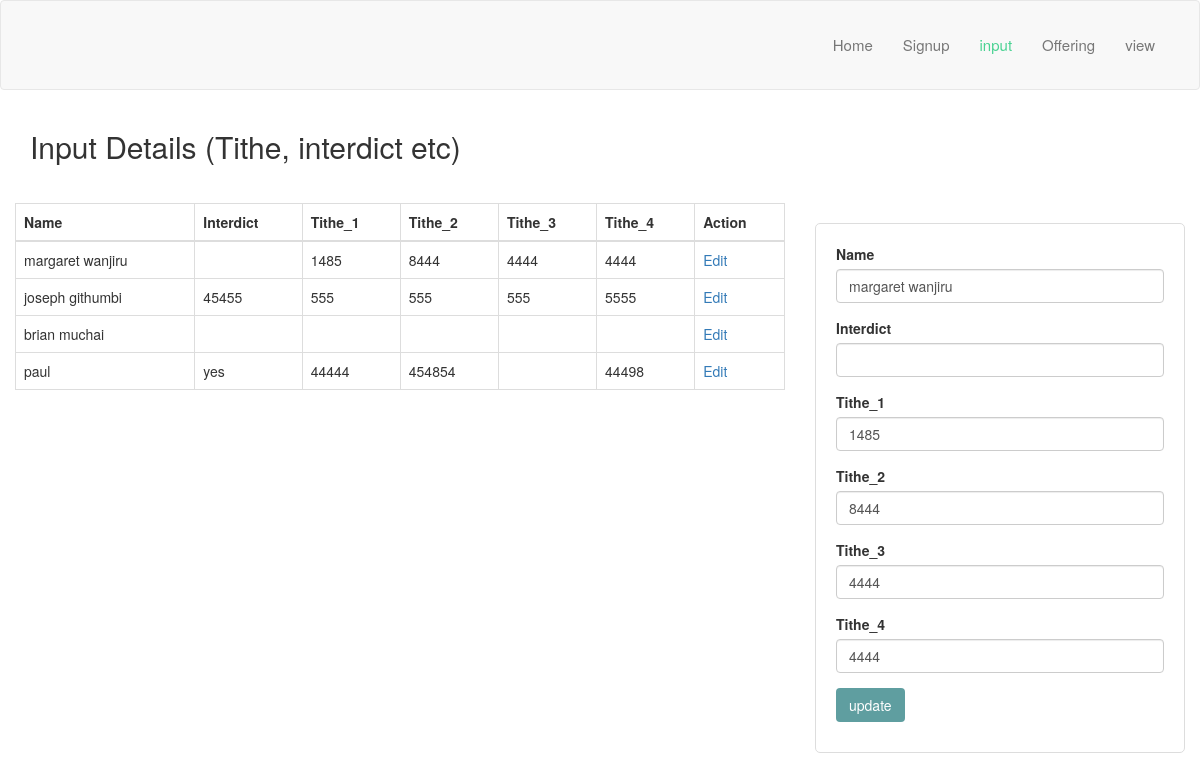
The app's page /data-church/input/input.php?edit=9 with its own data.
### tables this page shows
CREATE TABLE `congregation` (
  `id` int(100) NOT NULL,
  `name` varchar(128) NOT NULL,
  `email` varchar(128) NOT NULL,
  `residence` varchar(128) NOT NULL,
  `date` varchar(128) NOT NULL,
  `status` varchar(12) NOT NULL,
  `pwd` varchar(128) NOT NULL,
  `interdict` varchar(128) NOT NULL,
  `offering_1` varchar(128) NOT NULL,
  `offering_2` varchar(128) NOT NULL,
  `offering_3` varchar(128) NOT NULL,
  `offering_4` varchar(128) NOT NULL,
  `tithe_1` varchar(128) NOT NULL,
  `tithe_2` varchar(128) NOT NULL,
  `tithe_3` varchar(128) NOT NULL,
  `tithe_4` varchar(128) NOT NULL
);

### data-church/input/server.php (called while the page is built, shortened)
<?php
$db = mysqli_connect('localhost', 'root', '', 'church');
$results = mysqli_query($db, "SELECT * FROM congregation");
?>

### data-church/input/input.php (the view, shortened to what this page needs)
<?php
include ('server.php');
if (isset($_GET['edit'])) {
	$id = $_GET['edit'];
	$edit_state = true;
	$rec = mysqli_query($db, "SELECT * FROM congregation WHERE id=$id");
	$record = mysqli_fetch_array($rec);
	$name = $record['name'];
	$interdict = $record['interdict'];
    $tithe_1 = $record['tithe_1'];
    $tithe_2 = $record['tithe_2'];
    $tithe_3 = $record['tithe_3'];
	$tithe_4 = $record['tithe_4'];
}
?>
<!DOCTYPE html>
<html>
<head>
  <link rel="stylesheet" type="text/css" href="../style.css">
  <link rel="stylesheet" type="text/css" href="../css/vendor/bootstrap.css">
    <link rel="stylesheet" href="../css/styles-merged.css">
    <link rel="stylesheet" type="text/css" href="../css/style.css">
    <link rel="stylesheet" href="../css/style.min.css">
    <link rel="stylesheet" href="../css/custom.css">
    <link rel="stylesheet" type="text/css" href="../css/vendor/bootstrap.min.css">
    <link rel="stylesheet" type="text/css" href="../css/vendor/icomoon.css">
</head>
<body>
	<nav class="navbar navbar-default probootstrap-navbar">
        <div class="container">
          <div class="navbar-header">
            <a class="navbar-brand" href="index.php" title="ProBootstrap:Enlight">Enlight</a>
          </div>
          <div id="navbar-collapse" class="navbar-collapse collapse">
            <ul class="nav navbar-nav navbar-right">
              <li><a href="www.kag.co.ke">Home</a></li>
              <li><a href="../signup/signup.php">Signup</a></li>
              <li class="active"><a href="../input/input.php">input</a></li>
              <li><a href="../offering/offering.php">Offering</a></li>
              <li><a href="../index.php">view</a></li>
                                    </div>
                                  </div>
      </nav>
      <div class="container">
          <div class="row">
            <div class="col-md-12 ">
              <h2>Input Details (Tithe, interdict etc) </h2>
            </div>
          </div>
        </div>
<div class="col-md-8">
<table class="table table-bordered">
  <thead>
    <tr>
      <th>Name</th>
      <th>Interdict</th>
      <th>Tithe_1</th>
      <th>Tithe_2</th>
      <th>Tithe_3</th>
      <th>Tithe_4</th>
      <th >Action</th>
    </tr>
  </thead>
  <tbody>
    <?php while ($row = mysqli_fetch_array($results)) { ?>
      <tr>
          <td><?php echo $row['name']; ?></td>
          <td><?php  echo $row['interdict']; ?></td>
          <td><?php  echo $row['tithe_1']; ?></td>
          <td><?php  echo $row['tithe_2']; ?></td>
          <td><?php  echo $row['tithe_3']; ?></td>
          <td><?php  echo $row['tithe_4']; ?></td>
          <td>
            <a href="input.php?edit=<?php echo $row['id']; ?>">Edit</a>
          </td>
    </tr>
    <?php }
    ?>
  </tbody>
</table>
</div>
<div class="col-md-4">
  <form method="post" action="server.php" class="table table-bordered">
    <div class="form-group">
           <label>Name</label>
           <input type="text" name="name" value="<?php echo $name; ?>" class="form-control">
      </div>
      <div class="form-group">
           <label>Interdict</label>
           <input type="text" name="interdict" value="<?php echo $interdict; ?>" class="form-control">
    </div>
     <div class="form-group">
           <label>Tithe_1</label>
           <input type="text" name="tithe_1" value="<?php echo $tithe_1; ?>" class="form-control">
    </div>
     <div class="form-group">
           <label>Tithe_2</label>
           <input type="text" name="tithe_2" value="<?php echo $tithe_2; ?>" class="form-control">
    </div>
     <div class="form-group">
           <label>Tithe_3</label>
           <input type="text" name="tithe_3" value="<?php echo $tithe_3; ?>" class="form-control">
    </div>
    <div class="form-group">
           <label>Tithe_4</label>
           <input type="text" name="tithe_4" value="<?php echo $tithe_4; ?>" class="form-control">
    </div>
    <div class="input-group">
      <?php if ($edit_state == false):  ?>
    <button type="submit" name="save" class="btn">save</button>
        <?php else: ?>
    <button type="submit" name="update" class="btn">update</button>
      <?php endif ?>
    </div>
    </form>
</div>
</body>
</html>

### data-church/style.css (style rules this page uses)
body { font-size: 19px; }
table { width: 50%; margin: 30px auto; border-collapse: collapse; text-align: left; }
tr { border-bottom: 1px solid #cbcbcb; }
th,td { border:none; height: 30px; padding: 2px; }
form { width: 45%; margin: 50px auto; text-align: left; padding: 20px; border: 1px solid #bbbbbb; border-radius: 5px; }
.input-group { margin: 10px 0px 10px; }
.btn { padding: 10px; font-size: 15px; color: white; background: #5f9ea0; border:none; border-radius: 5px; }

### data-church/css/style.css (style rules this page uses)
html { overflow-x: hidden; }
body { background: #EFF0F4; color: #8b8e94; line-height: 28px; font-size: 15px; font-family: "Raleway", Arial, sans-serif; }
h1, h2, h3, h4, h5, h6 { color: #181920; line-height: 1.5; font-family: "Raleway", Arial, sans-serif; font-weight: 300; margin: 0 0 30px 0; }
h2 { font-size: 36px; }
p, ul, ol { margin-bottom: 30px; }
a { -webkit-transition: .3s all; transition: .3s all; color: #6a41ed; }
.probootstrap-navbar { border: none; -webkit-box-shadow: none; box-shadow: none; border-radius: 0px; margin-bottom: 0px; background: #ffffff; -webkit-transition: .3s all; transition: .3s all; }
.probootstrap-navbar .parent-nav-link-padding, .probootstrap-navbar .navbar-brand, .probootstrap-navbar .navbar-nav > li > a { padding-top: 34px; padding-bottom: 34px; padding-left: 0; padding-right: 0; margin-left: 15px; margin-right: 15px; }
.probootstrap-navbar .navbar-brand { padding-top: 0 !important; padding-bottom: 0 !important; font-size: 30px; text-transform: uppercase; background: url(../img/logo.png) no-repeat left 100%; top: 24px; position: relative; width: 160px; height: 43px; text-indent: -999999px; -webkit-transition: .2s all; transition: .2s all; }
.probootstrap-navbar .navbar-nav > li > a { color: black; font-size: 15px; position: relative; }
.probootstrap-navbar .navbar-nav > li.active > a { background: none !important; color: #49D292 !important; }
.btn { border: none; border-radius: 30px; padding-left: 30px; padding-right: 30px; }

### records on screen
congregation: name "margaret wanjiru", tithe_1 "1485", tithe_2 "8444", tithe_3 "4444", tithe_4 "4444"
congregation: name "joseph githumbi", interdict "45455", tithe_1 "555", tithe_2 "555", tithe_3 "555", tithe_4 "5555"
congregation: name "brian muchai"
congregation: name "paul", interdict "yes", tithe_1 "44444", tithe_2 "454854", tithe_4 "44498"
